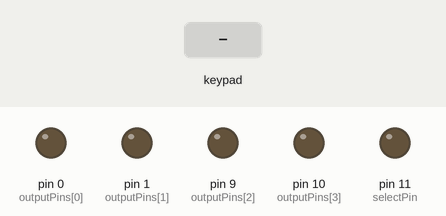
A sketch run on a simulated Arduino Uno, built with avr-gcc and run on an emulated ATmega328P. Parts: output pins drawn as LEDs (lit = HIGH). The test bench sets the inputs (shaded band).

Above: at 1.2 s.
1.3 s: keypad keys 5 4 3 2 pressed 0.4 s apart
At 3.5 s:
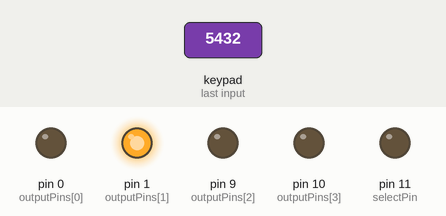
4.4 s: key '1' pressed
At 5.0 s:
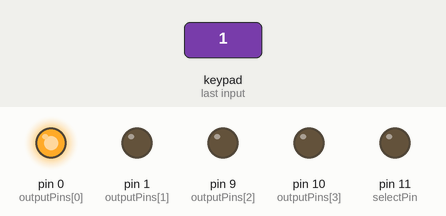
5.9 s: key '6' pressed
At 7.1 s:
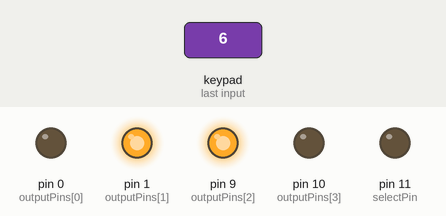
7.4 s: keypad keys 5 4 3 2 # pressed 0.4 s apart
At 9.6 s:
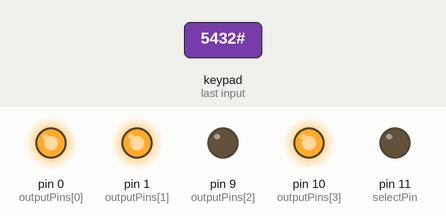
10.9 s: key '7' pressed
At 12.1 s:
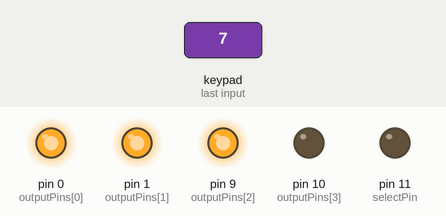
12.4 s: keypad keys 5 4 3 2 * pressed 0.4 s apart
At 14.8 s:
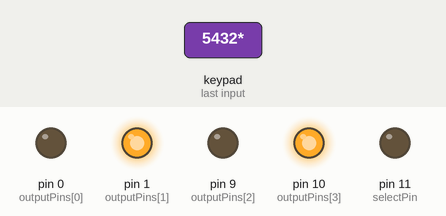
Timing chart, 0 to 16.3 s (numbered marks = the images above; inputs shaded):
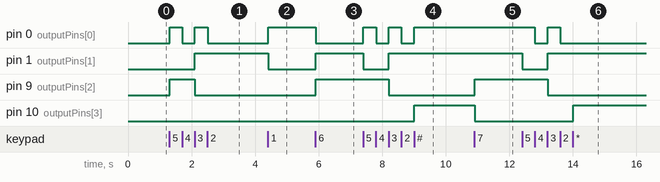

Measured:
- after the input at 1.3 s, pin 0 (outputPins[0]): alternates HIGH for 0.40 s and LOW for 0.39 s, 4 changes in all, then stays LOW, starting at once; pin 1 (outputPins[1]): LOW → HIGH after 0.80 s; pin 9 (outputPins[2]): LOW → HIGH at once, → LOW 0.80 s later
- after the input at 4.4 s, pin 0 (outputPins[0]): LOW → HIGH at once; pin 1 (outputPins[1]): HIGH → LOW at once
- after the input at 5.9 s, pin 0 (outputPins[0]): HIGH → LOW at once; pin 1 (outputPins[1]), pin 9 (outputPins[2]): LOW → HIGH at once
- after the input at 7.4 s, pin 0 (outputPins[0]): alternates HIGH for 0.40 s and LOW for 0.40 s, 5 changes in all, then stays HIGH, starting at once; pin 1 (outputPins[1]): HIGH → LOW at once, → HIGH 0.80 s later; pin 9 (outputPins[2]): HIGH → LOW after 0.80 s; pin 10 (outputPins[3]): LOW → HIGH after 1.6 s
- after the input at 10.9 s, pin 9 (outputPins[2]): LOW → HIGH at once; pin 10 (outputPins[3]): HIGH → LOW at once
- after the input at 12.4 s, pin 0 (outputPins[0]): HIGH → LOW after 0.40 s, → HIGH 0.40 s later, → LOW 0.40 s later; pin 1 (outputPins[1]): HIGH → LOW at once, → HIGH 0.80 s later; pin 9 (outputPins[2]): HIGH → LOW after 0.80 s; pin 10 (outputPins[3]): LOW → HIGH after 1.6 s

The sketch:

keypad.ino
```cpp
#include <Keypad.h>
/*
https://eleccelerator.com/fusecalc/fusecalc.php?chip=attiny84

avrdude -P /dev/ttyACM0 -b 19200 -c avrisp -p attiny84 -C /.../avrdude.conf -v
Default fuses (before disabling reset pin):
  avrdude: safemode: lfuse reads as 62
  avrdude: safemode: hfuse reads as D7
  avrdude: safemode: efuse reads as FF
  avrdude: safemode: Fuses OK (E:FF, H:D7, L:62)

avrdude -P /dev/ttyACM0 -b 19200 -c avrisp -p attiny84 -U lfuse:w:0x62:m -U efuse:w:0xFF:m -U hfuse:w:0x57:m -C /.../avrdude.conf -v

*/
const byte ROWS = 4;
const byte COLS = 3;
char keys[ROWS][COLS] = {
  {'1', '2', '3'},
  {'4', '5', '6'},
  {'7', '8', '9'},
  {'#', '0', '*'}
};
byte rowPins[ROWS] = {5, 4, 3, 2};  //connect to the row pinouts of the keypad
byte colPins[COLS] = {7, 6, 8};     //connect to the column pinouts of the keypad
byte outputPins[4] = {0, 1, 9, 10}; // Output pins (least significant bit on first pin in array}
byte selectPin = 11;                // Pin to pull high for readTime time to allow for reading
int readTime = 2;                   // Time in milliseconds during which transfer is allowed

Keypad keypad = Keypad( makeKeymap(keys), rowPins, colPins, ROWS, COLS );

void setup() {
  for (byte p = 0; p < 4; p++) {
    pinMode(outputPins[p], OUTPUT);
    digitalWrite(outputPins[p], LOW);
  }
  pinMode(selectPin, OUTPUT);
  digitalWrite(selectPin, LOW);
}

void loop() {
  char key = keypad.getKey();

  if (key != NO_KEY) {
    byte  nr = 0;
    if (key == '*') {
      nr = 10;
    } else if (key == '#') {
      nr = 11;
    } else {
      nr = key - '0';
    }
    setBits(nr);
  }
}

void setBits(byte nr) {
  // "Write" output to output pins...
  for (byte p = 0; p < 4; p++){
    digitalWrite(outputPins[p], bitRead(nr, p));
  }
  // Now toggle selectPin for readTime milliseconds
  digitalWrite(selectPin, HIGH);
  delay(readTime);
  digitalWrite(selectPin, LOW);
}
```
